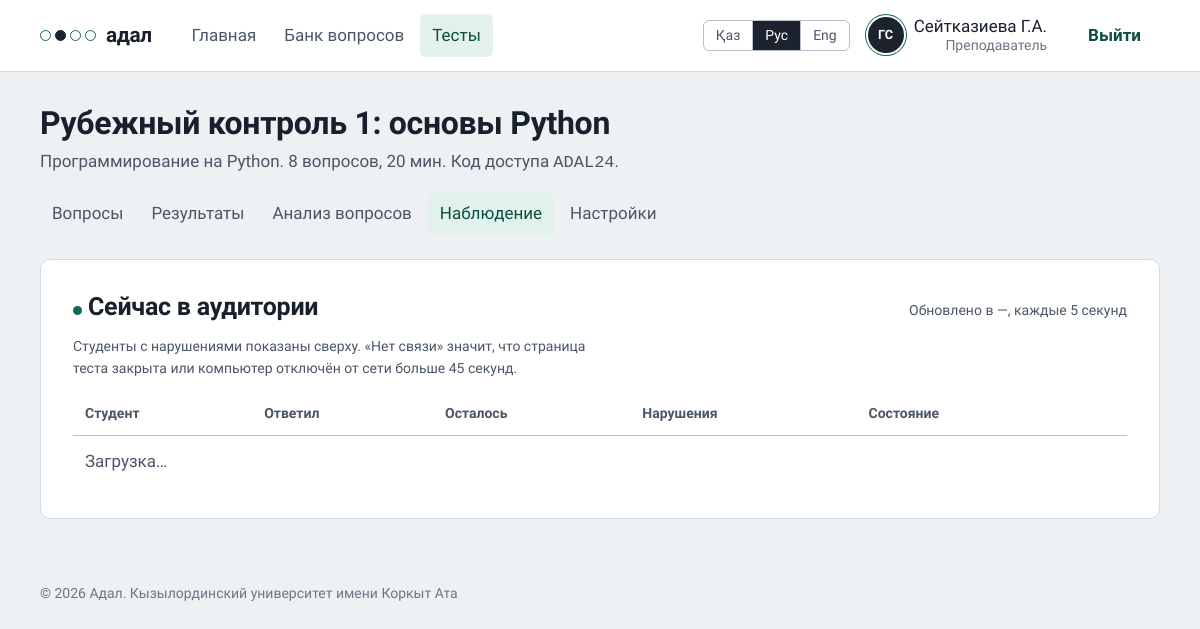
Screenshot of /exams/1/monitor/ (signed in) with the database file from the repository.
### accounts/models.py (models this page shows, shortened)
class User(AbstractBaseUser, PermissionsMixin):
    class Role(models.TextChoices):
        STUDENT = "student", _("Студент")
        TEACHER = "teacher", _("Преподаватель")
        ADMIN = "admin", _("Администратор")
    class Degree(models.TextChoices):
        BACHELOR = "bachelor", _("Бакалавриат")
        MASTER = "master", _("Магистратура")
        DOCTOR = "doctor", _("Докторантура")
    class ApplicationType(models.TextChoices):
        FIRST = "first", _("Первое высшее образование")
        SHORT = "short", _("Сокращённая программа (на базе ТиПО)")
        SECOND = "second", _("Второе высшее образование")
    class DocType(models.TextChoices):
        ID_CARD = "id_card", _("Удостоверение личности РК")
        PASSPORT = "passport", _("Паспорт")
        RESIDENCE = "residence", _("Вид на жительство")
    class Language(models.TextChoices):
        KAZAKH = "kk", _("Қазақша")
        RUSSIAN = "ru", _("Русский")
        ENGLISH = "en", "English"
    iin = models.CharField(_("ИИН"), max_length=12, unique=True)
    first_name = models.CharField(_("Имя"), max_length=80)
    last_name = models.CharField(_("Фамилия"), max_length=80)
    patronymic = models.CharField(_("Отчество"), max_length=80, blank=True)
    email = models.EmailField(_("Эл. почта"), blank=True)
    role = models.CharField(_("Роль"), max_length=10, choices=Role.choices, default=Role.STUDENT)
    group = models.CharField(_("Группа"), max_length=30, blank=True)
    interface_language = models.CharField(
        _("Язык интерфейса"), max_length=2, choices=Language.choices, default=Language.RUSSIAN)
    degree = models.CharField(_("Академическая степень"), max_length=10,
                              choices=Degree.choices, default=Degree.BACHELOR)
    application_type = models.CharField(_("Заявление"), max_length=10,
                                        choices=ApplicationType.choices, default=ApplicationType.FIRST)
    citizenship = models.CharField(_("Страна"), max_length=60, default="Казахстан")
    doc_type = models.CharField(_("Документ"), max_length=10, choices=DocType.choices,
                                default=DocType.ID_CARD)
    doc_number = models.CharField(_("Номер документа"), max_length=20, blank=True)
    study_language = models.CharField(_("Язык обучения"), max_length=2,
                                      choices=Language.choices, default=Language.KAZAKH)
    birth_date = models.DateField(_("Дата рождения"), null=True, blank=True)
    avatar = models.ImageField(_("Фото профиля"), upload_to="avatars/", blank=True)
    is_active = models.BooleanField(default=True)
    is_staff = models.BooleanField(default=False)
    date_joined = models.DateTimeField(default=timezone.now)
    objects = UserManager()
    USERNAME_FIELD = "iin"
    REQUIRED_FIELDS = ["first_name", "last_name"]
    class Meta:
        verbose_name = _("пользователь")
        verbose_name_plural = _("пользователи")
        ordering = ["last_name", "first_name"]
    @property
    def short_name(self) -> str:
        initials = "".join(f"{p[0]}." for p in (self.first_name, self.patronymic) if p)
        return f"{self.last_name} {initials}".strip()
    @property
    def initials(self) -> str:
        return "".join(p[0] for p in (self.first_name, self.last_name) if p).upper()
    @property
    def is_teacher(self) -> bool:
        return self.role in (self.Role.TEACHER, self.Role.ADMIN)

### exams/models.py (models this page shows, shortened)
class Exam(models.Model):
    title = models.CharField(_("Название"), max_length=200)
    subject = models.ForeignKey(Subject, on_delete=models.PROTECT, related_name="exams",
                                verbose_name=_("Дисциплина"))
    author = models.ForeignKey(settings.AUTH_USER_MODEL, on_delete=models.CASCADE,
                               related_name="exams")
    topic = models.CharField(_("Только тема"), max_length=150, blank=True,
                             help_text=_("Оставьте пустым, чтобы брать вопросы по всей дисциплине"))
    question_count = models.PositiveSmallIntegerField(_("Вопросов в варианте"), default=20)
    duration_minutes = models.PositiveSmallIntegerField(_("Время, минут"), default=30)
    opens_at = models.DateTimeField(_("Открывается"))
    closes_at = models.DateTimeField(_("Закрывается"))
    groups = models.CharField(_("Группы"), max_length=300, blank=True,
                              help_text=_("Через запятую, например: ИС-21, ИС-22. Если оставить пустым, тест увидят все группы"))
    access_code = models.CharField(_("Код доступа"), max_length=12,
                                   help_text=_("Преподаватель говорит его вслух в аудитории"))
    allowed_ip_prefix = models.CharField(
        _("Разрешённая сеть"), max_length=60, blank=True,
        help_text=_("Начало IP-адресов компьютерного класса, например 10.12.5. Если оставить пустым, тест откроется из любой сети"))
    max_violations = models.PositiveSmallIntegerField(
        _("Нарушений до завершения"), default=3,
        help_text=_("Уход со страницы, выход из полноэкранного режима и т. п."))
    show_review = models.BooleanField(_("Показать студенту разбор после теста"), default=False)
    questions = models.ManyToManyField("Question", related_name="exams", blank=True,
                                       verbose_name=_("Вопросы теста"))
    is_published = models.BooleanField(_("Опубликован"), default=True)
    created_at = models.DateTimeField(auto_now_add=True)
    class Meta:
        verbose_name = _("тест")
        verbose_name_plural = _("тесты")
        ordering = ["-opens_at"]

class Subject(models.Model):
    name = models.CharField(_("Название"), max_length=150, unique=True)
    class Meta:
        verbose_name = _("дисциплина")
        verbose_name_plural = _("дисциплины")
        ordering = ["name"]
    def __str__(self):
        return self.name

### exams/views.py (the view)
# urls.py: path("exams/<int:pk>/monitor/", views.exam_monitor, name="exam_monitor"),
@teacher_required
def exam_monitor(request, pk):
    exam = _own_exam(request, pk)
    return render(request, "exams/exam_monitor.html", {"exam": exam})

### exams/views.py (called while the page is built)
def teacher_required(view):
    @wraps(view)
    @login_required
    def wrapper(request, *args, **kwargs):
        if not request.user.is_teacher:
            raise PermissionDenied
        return view(request, *args, **kwargs)
    return wrapper

def _own_exam(request, pk) -> Exam:
    exam = get_object_or_404(Exam.objects.select_related("subject"), pk=pk)
    if exam.author_id != request.user.id and not request.user.is_admin:
        raise PermissionDenied
    return exam

### templates/exams/exam_monitor.html (shortened to what this page needs)
{% extends "base.html" %}
{% load i18n %}
{% block content %}
{% include "exams/_exam_head.html" with tab="monitor" %}
<section class="sheet">
  <div class="sheet-title">
    <h2><span class="live-dot" aria-hidden="true"></span>{% translate "Сейчас в аудитории" %}</h2>
    <span class="muted small">{% translate "Обновлено в" %} <span id="updated" class="num">—</span>{% translate ", каждые 5 секунд" %}</span>
  </div>
  <p class="small muted">{% translate "Студенты с нарушениями показаны сверху. «Нет связи» значит, что страница теста закрыта или компьютер отключён от сети больше 45 секунд." %}</p>
  <div class="table-wrap"><table>
    <thead><tr><th>{% translate "Студент" %}</th><th>{% translate "Ответил" %}</th><th>{% translate "Осталось" %}</th><th>{% translate "Нарушения" %}</th><th>{% translate "Состояние" %}</th><th></th></tr></thead>
    <tbody id="rows"><tr><td colspan="6" class="muted">{% translate "Загрузка…" %}</td></tr></tbody>
  </table></div>
</section>
{% endblock %}

### templates/base.html (shortened to what this page needs)
{% load static i18n %}{% get_current_language as LANG %}<!doctype html>
<html lang="{{ LANG }}">
<head>
  <link rel="stylesheet" href="{% static 'css/app.css' %}?v=16">
</head>
<body class="{% block body_class %}{% endblock %}">
{% block chrome %}
<header class="topbar">
  <div class="topbar-in">
    <a class="wordmark" href="{% url 'dashboard' %}" aria-label="{% translate 'Адал, главная страница' %}">
      <span class="mark" aria-hidden="true"><i></i><i class="on"></i><i></i><i></i></span>{% translate "адал" %}
    </a>
    {% if user.is_authenticated %}
    {% with path=request.path %}
    <nav class="nav" aria-label="{% translate 'Разделы' %}">
      <a href="{% url 'dashboard' %}" {% if path == '/' %}aria-current="page"{% endif %}>{% translate "Главная" %}</a>
      {% if user.is_teacher %}
      <a href="{% url 'exams:question_list' %}" {% if '/bank/' in path %}aria-current="page"{% endif %}>{% translate "Банк вопросов" %}</a>
      <a href="{% url 'exams:exam_list' %}" {% if '/exams/' in path %}aria-current="page"{% endif %}>{% translate "Тесты" %}</a>
      {% endif %}
    </nav>
    {% endwith %}
    {% endif %}
    <div class="who">
      {% include "_lang.html" %}
      {% if user.is_authenticated %}
      <a class="who-link" href="{% url 'accounts:profile' %}" title="{% translate 'Профиль' %}">
        <span class="avatar" aria-hidden="true">{% if user.avatar %}<img src="{{ user.avatar.url }}" alt="">{% else %}{{ user.initials }}{% endif %}</span>
        <span class="who-name">{{ user.short_name }}<span>{{ user.get_role_display }}{% if user.group %}, {{ user.group }}{% endif %}</span></span>
      </a>
      <form method="post" action="{% url 'accounts:logout' %}">{% csrf_token %}
        <button class="btn btn-quiet logout" type="submit" aria-label="{% translate 'Выйти' %}">
          <span>{% translate "Выйти" %}</span>
        </button>
      </form>
      {% endif %}
    </div>
  </div>
</header>
{% endblock %}
<main class="{% block main_class %}page{% endblock %}">
  {% block content %}{% endblock %}
</main>
{% block footer %}<footer class="footer">{% translate "© 2026 Адал. Кызылординский университет имени Коркыт Ата" %}</footer>{% endblock %}
</body>
</html>

### templates/exams/_exam_head.html (shortened to what this page needs)
{% load i18n %}<div class="page-head">
  <div>
    <h1>{{ exam.title }}</h1>
    <p class="muted">{{ exam.subject }} <code>{{ exam.access_code }}</code>.</p>
  </div>
  <nav class="nav" aria-label="{% translate 'Разделы теста' %}">
    <a href="{% url 'exams:exam_questions' exam.pk %}" {% if tab == "questions" %}aria-current="page"{% endif %}>{% translate "Вопросы" %}</a>
    <a href="{% url 'exams:exam_results' exam.pk %}" {% if tab == "results" %}aria-current="page"{% endif %}>{% translate "Результаты" %}</a>
    <a href="{% url 'exams:exam_analysis' exam.pk %}" {% if tab == "analysis" %}aria-current="page"{% endif %}>{% translate "Анализ вопросов" %}</a>
    <a href="{% url 'exams:exam_monitor' exam.pk %}" {% if tab == "monitor" %}aria-current="page"{% endif %}>{% translate "Наблюдение" %}</a>
    <a href="{% url 'exams:exam_edit' exam.pk %}">{% translate "Настройки" %}</a>
  </nav>
</div>

### static/css/app.css (style rules this page uses)
:root { --paper: #eef1f4; --sheet: #ffffff; --ink: #18202c; --ink-2: #4b5666; --ink-3: #6b7685; --rule: #d3d9e1; --rule-strong: #b7c0cc; --form: #0f6b58; --form-soft: #e3f1ec; --form-deep: #0a4f41; --graphite: #1c232e; --amber: #a85d00; --amber-soft: #fbf0df; --danger: #b0263a; --danger-soft: #fbe9ec; --focus: #2f6fe0; --font-ui: "Golos Text", "Segoe UI", system-ui, sans-serif; --font-read: "PT Serif", Georgia, "Times New Roman", serif; --step--1: 0.875rem; --step-0: 1.0625rem; --step-1: 1.25rem; --step-2: 1.5625rem; --step-3: 2rem; --step-4: 2.75rem; --r-s: 6px; --r-m: 10px; --gutter: clamp(16px, 4vw, 40px); }
*, *::before, *::after { box-sizing: border-box; }
html { -webkit-text-size-adjust: 100%; }
body { margin: 0; background: var(--paper); color: var(--ink); font: 400 var(--step-0)/1.55 var(--font-ui); font-feature-settings: "tnum" 0; }
a { color: var(--form-deep); text-underline-offset: 3px; }
h1, h2, h3 { line-height: 1.2; margin: 0 0 .5em; font-weight: 650; letter-spacing: -0.01em; }
h1 { font-size: var(--step-3); }
h2 { font-size: var(--step-2); }
p { margin: 0 0 1em; max-width: 70ch; }
.muted { color: var(--ink-2); }
.small { font-size: var(--step--1); }
.num { font-variant-numeric: tabular-nums; }
.mark { display: inline-flex; gap: 4px; align-items: center; }
.mark i { width: 11px; height: 11px; border-radius: 50%; border: 1.6px solid var(--form); }
.mark i.on { background: var(--graphite); border-color: var(--graphite); }
.wordmark { display: inline-flex; align-items: center; gap: 10px; text-decoration: none; color: var(--ink); font-weight: 700; font-size: 1.3rem; letter-spacing: -0.02em; }
.topbar { background: var(--sheet); border-bottom: 1px solid var(--rule); }
.topbar-in { max-width: 1200px; margin: 0 auto; padding: 12px var(--gutter); display: flex; align-items: center; gap: 28px; flex-wrap: wrap; }
.nav { display: flex; gap: 4px; flex-wrap: wrap; }
.nav a { padding: 8px 12px; border-radius: var(--r-s); text-decoration: none; color: var(--ink-2); font-weight: 500; }
.nav a[aria-current="page"] { color: var(--form-deep); background: var(--form-soft); }
.who { margin-left: auto; display: flex; align-items: center; gap: 14px; }
.who-name { text-align: right; line-height: 1.25; }
.who-name span { display: block; font-size: var(--step--1); color: var(--ink-3); }
.page { max-width: 1200px; margin: 0 auto; padding: 32px var(--gutter) 64px; }
.page-head { display: flex; align-items: flex-end; justify-content: space-between; gap: 16px; flex-wrap: wrap; margin-bottom: 24px; }
.page-head h1 { margin: 0; }
.page-head p { margin: 6px 0 0; }
.btn { display: inline-flex; align-items: center; justify-content: center; gap: 8px; min-height: 44px; padding: 0 18px; border-radius: var(--r-s); border: 1.5px solid var(--rule-strong); background: var(--sheet); color: var(--ink); font: 600 var(--step-0)/1 var(--font-ui); text-decoration: none; cursor: pointer; }
.btn-quiet { border-color: transparent; background: transparent; color: var(--form-deep); }
.sheet { background: var(--sheet); border: 1px solid var(--rule); border-radius: var(--r-m); padding: clamp(20px, 3vw, 32px); }
.sheet-title { display: flex; justify-content: space-between; align-items: baseline; gap: 12px; margin-bottom: 14px; }
.sheet-title h2, .sheet-title h3 { margin: 0; }
.table-wrap { overflow-x: auto; }
table { width: 100%; border-collapse: collapse; }
th { text-align: left; font-weight: 600; font-size: var(--step--1); color: var(--ink-2); padding: 10px 12px; border-bottom: 1.5px solid var(--rule-strong); white-space: nowrap; }
td { padding: 12px; border-bottom: 1px solid var(--rule); vertical-align: top; }
tr:last-child td { border-bottom: 0; }
.live-dot { display: inline-block; width: 9px; height: 9px; border-radius: 50%; background: var(--form); margin-right: 6px; animation: pulse 2s ease-in-out infinite; }
.footer { max-width: 1200px; margin: 0 auto; padding: 0 var(--gutter) 32px; color: var(--ink-3); font-size: var(--step--1); }
.avatar { position: relative; flex: none; display: grid; place-items: center; overflow: hidden; width: 36px; height: 36px; border-radius: 50%; background: var(--graphite); color: #fff; font-weight: 600; font-size: 0.8rem; letter-spacing: 0.02em; box-shadow: 0 0 0 2px var(--sheet), 0 0 0 3px var(--form); }
.who-link { display: flex; align-items: center; gap: 10px; color: inherit; text-decoration: none; padding: 4px 8px 4px 4px; border-radius: 99px; }
.sheet-title { flex-wrap: wrap; }

### rows the page displays
User: initials "ГС", short_name "Сейтказиева Г.А.", role "Преподаватель"
Exam: title "Рубежный контроль 1: основы Python", subject "Программирование на Python", access_code "ADAL24"
